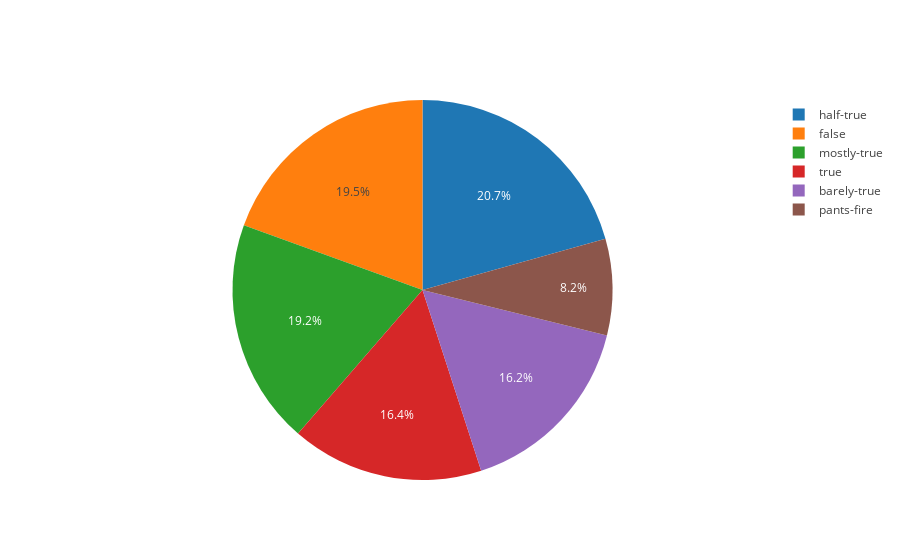

The notebook cell saved with this chart:
### Code cell
labels = Counter(pd.concat([data.df['train'].label, data.df['test'].label, data.df['validation'].label]).values)

chart = [go.Pie(
            labels = list(labels.keys()),
            values = list(labels.values()),
        )]

iplot(chart)

### Figure 1 — Plotly figure (JSON) as saved in the notebook; plotly's stock layout.template omitted (floating-point values rounded to 4 significant figures)
{"data": [{"labels": ["false", "half-true", "mostly-true", "true", "barely-true", "pants-fire"], "type": "pie", "uid": "e8503751-534b-472f-835e-66e3c5de2a14", "values": [1993, 2114, 1961, 1675, 1653, 839]}], "layout": {}}
